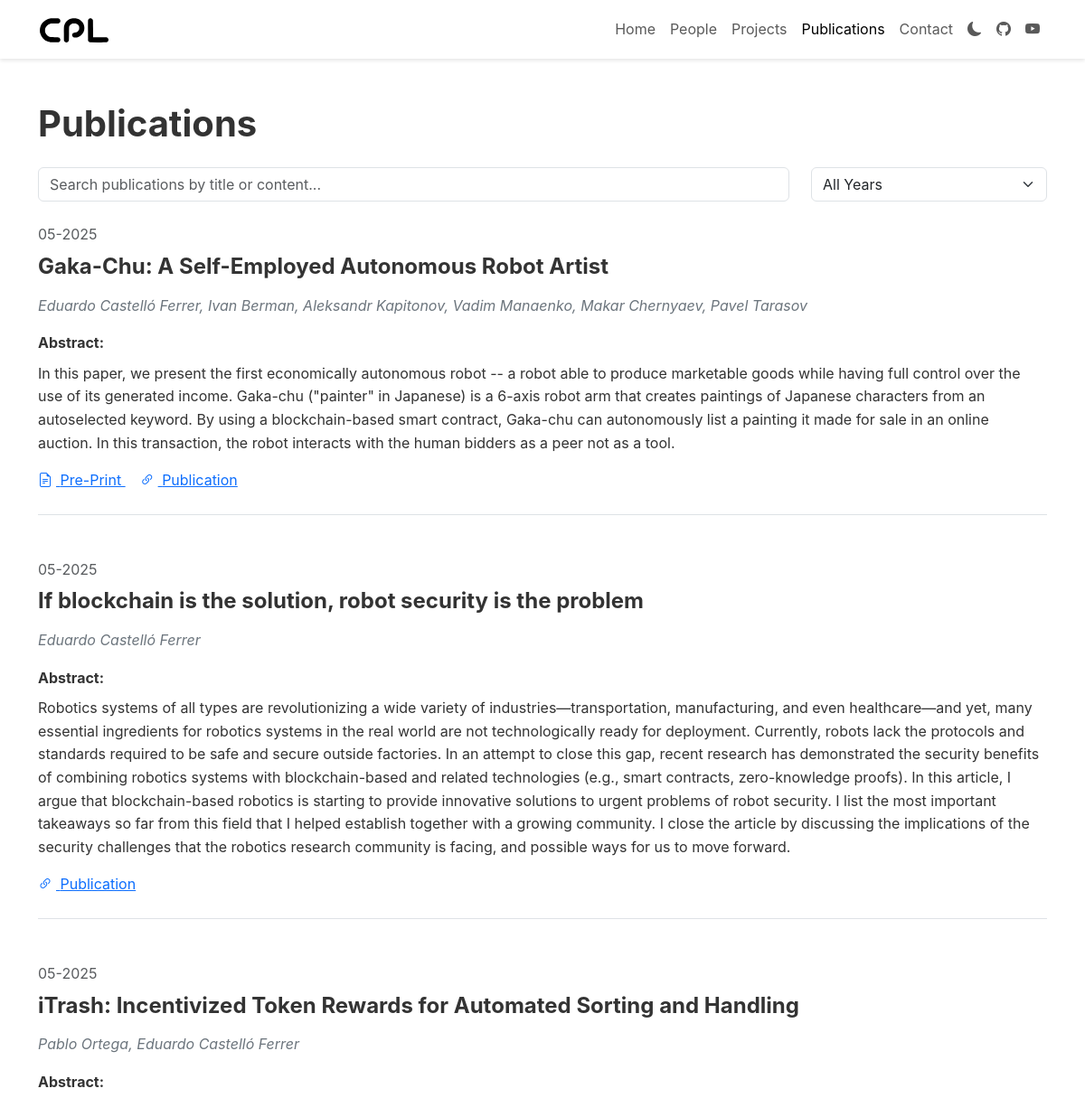
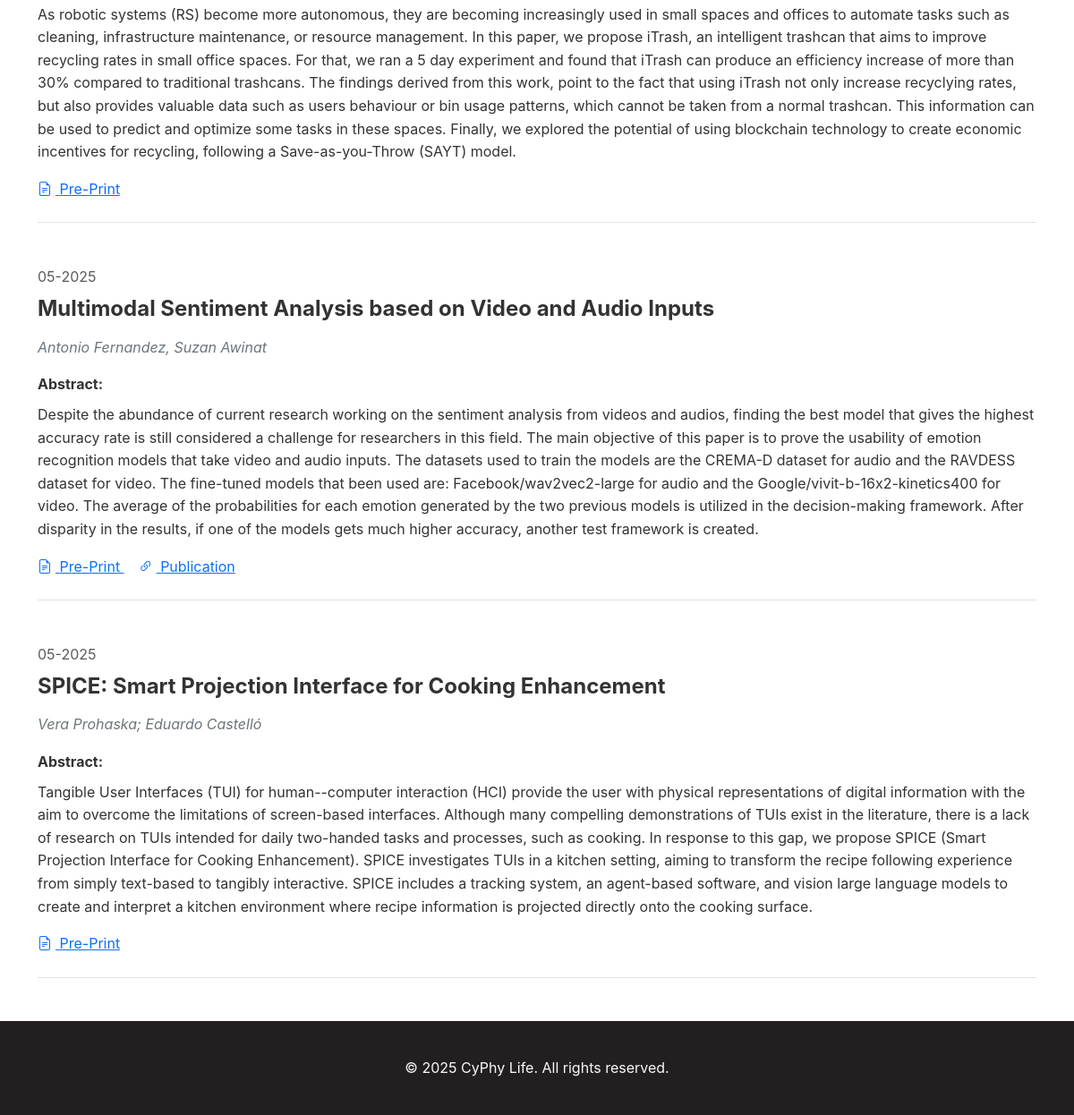
Screenshot of /publications/ with the database file from the repository (2 pictures, top to bottom).
### core/models.py (models this page shows, shortened)
class Publication(models.Model):
    title = models.CharField(max_length=300)
    authors = models.CharField(max_length=500)
    paperlink = models.URLField(blank=True)
    pdflink = models.URLField(blank=True)
    abstract = models.TextField(blank=True)
    date = models.DateField(blank=True, null=True)
    image = FilerImageField(null=True, blank=True, related_name="publication_images", on_delete=models.SET_NULL)
    class Meta:
        ordering = ['-date', 'title']
        verbose_name = "Publication"
        verbose_name_plural = "Publications"

### core/views.py (the view)
# urls.py: path('publications/', views.publications, name='publications'),
def publications(request):
    all_publications = Publication.objects.all().order_by('-date')
    publication_years = Publication.objects.dates('date', 'year', order='DESC')
    context = {
        'publications': all_publications,
        'publication_years': publication_years,
    }
    return render(request, 'core/publications.html', context)

### core/context_processors.py (called while the page is built)
def social_media_links(request):
    try:
        social_media = SocialMedia.objects.first()
    except SocialMedia.DoesNotExist:
        social_media = None
    return {'social_media': social_media}

### core/models.py (called while the page is built)
    def has_any_links(self):
        return bool(self.github or self.youtube)

### templates/core/publications.html (shortened to what this page needs)
{% extends 'base.html' %}
{% load static %}
{% block content %}
<div class="container mt-5">
<h1 class="mb-4">Publications</h1>
<div class="row mb-4">
    <div class="col-md-9">
        <div class="position-relative">
            <input type="text" id="publication-search" class="form-control" placeholder="Search publications by title or content...">
        </div>
    </div>
    <div class="col-md-3">
        <select id="publication-year-filter" class="form-select">
            <option value="all" selected>All Years</option>
        </select>
    </div>
</div>
<div class="publications-list">
    {% for pub in publications %}
    <div class="publication mb-5 pb-4 border-bottom" data-year="{{ pub.date|date:'Y' }}">
        <div class="row">
            <div class="{% if pub.image %}col-md-9{% else %}col-md-12{% endif %}">
                <div class="mb-2 text-muted">{{ pub.date|date:"m-Y" }}</div>
                <h4 class="fw-bold">{{ pub.title }}</h4>
                <p class="authors mb-3">{{ pub.authors }}</p>
                {% if pub.abstract %}
                <div class="mb-3">
                    <div>
                        <strong>Abstract:</strong>
                    </div>
                    <div id="abstract-{{ forloop.counter }}" class="mt-2">
                        {{ pub.abstract }}
                    </div>
                </div>
                {% endif %}
                <div class="publication-links">
                    {% if pub.pdflink %}
                    <a href="{{ pub.pdflink }}" class="me-3" target="_blank">
                        <i class="bi bi-file-earmark-text me-1"></i> Pre-Print
                    </a>
                    {% endif %}
                    {% if pub.paperlink %}
                    <a href="{{ pub.paperlink }}" target="_blank">
                        <i class="bi bi-link-45deg me-1"></i> Publication
                    </a>
                    {% endif %}
                </div>
            </div>
        </div>
    </div>
    {% empty %}
    <p>No publications available at the moment.</p>
    {% endfor %}
</div>
</div>
{% endblock %}

### static/css/style.css (style rules this page uses)
body { font-family: "Helvetica Light", Inter, Helvetica, sans-serif; color: #333; line-height: 1.6; min-height: 100vh; }
h1, h2, h3, h4, h5, h6 { font-weight: 700; margin-bottom: 1rem; }
.publication .authors { font-style: italic; color: #6c757d; }

### rows the page displays
Publication: date "05-2025", title "Gaka-Chu: A Self-Employed Autonomous Robot Artist", authors "Eduardo Castelló Ferrer, Ivan Berman, Aleksandr Kapitonov, Vadim Manaenko, Makar Chernyaev, Pavel Tarasov", abstract "In this paper, we present the first economically autonomous robot -- a robot able to produce marketable goods while having full control over the use of its generated income. Gaka-chu (\"painter\" in Japanese) is a 6-axis robot arm that creates paintings of Japanese characters from an autoselected keyword. By using a blockchain-based smart contract, Gaka-chu can autonomously list a painting it made for sale in an online auction. In this transaction, the robot interacts with the human bidders as a peer not as a tool."
Publication: date "05-2025", title "If blockchain is the solution, robot security is the problem", authors "Eduardo Castelló Ferrer", abstract "Robotics systems of all types are revolutionizing a wide variety of industries—transportation, manufacturing, and even healthcare—and yet, many essential ingredients for robotics systems in the real world are not technologically ready for deployment. Currently, robots lack the protocols and standards required to be safe and secure outside factories. In an attempt to close this gap, recent research has demonstrated the security benefits of combining robotics systems with blockchain-based and related technologies (e.g., smart contracts, zero-knowledge proofs). In this article, I argue that blockchain-based robotics is starting to provide innovative solutions to urgent problems of robot…"
Publication: date "05-2025", title "iTrash: Incentivized Token Rewards for Automated Sorting and Handling", authors "Pablo Ortega, Eduardo Castelló Ferrer", abstract "As robotic systems (RS) become more autonomous, they are becoming increasingly used in small spaces and offices to automate tasks such as cleaning, infrastructure maintenance, or resource management. In this paper, we propose iTrash, an intelligent trashcan that aims to improve recycling rates in small office spaces. For that, we ran a 5 day experiment and found that iTrash can produce an efficiency increase of more than 30% compared to traditional trashcans. The findings derived from this work, point to the fact that using iTrash not only increase recyclying rates, but also provides valuable data such as users behaviour or bin usage patterns, which cannot be taken from a normal trashcan.…"
Publication: date "05-2025", title "Multimodal Sentiment Analysis based on Video and Audio Inputs", authors "Antonio Fernandez, Suzan Awinat", abstract "Despite the abundance of current research working on the sentiment analysis from videos and audios, finding the best model that gives the highest accuracy rate is still considered a challenge for researchers in this field. The main objective of this paper is to prove the usability of emotion recognition models that take video and audio inputs. The datasets used to train the models are the CREMA-D dataset for audio and the RAVDESS dataset for video. The fine-tuned models that been used are: Facebook/wav2vec2-large for audio and the Google/vivit-b-16x2-kinetics400 for video. The average of the probabilities for each emotion generated by the two previous models is utilized in the…"
Publication: date "05-2025", title "SPICE: Smart Projection Interface for Cooking Enhancement", authors "Vera Prohaska; Eduardo Castelló", abstract "Tangible User Interfaces (TUI) for human--computer interaction (HCI) provide the user with physical representations of digital information with the aim to overcome the limitations of screen-based interfaces. Although many compelling demonstrations of TUIs exist in the literature, there is a lack of research on TUIs intended for daily two-handed tasks and processes, such as cooking. In response to this gap, we propose SPICE (Smart Projection Interface for Cooking Enhancement). SPICE investigates TUIs in a kitchen setting, aiming to transform the recipe following experience from simply text-based to tangibly interactive. SPICE includes a tracking system, an agent-based software, and vision…"
